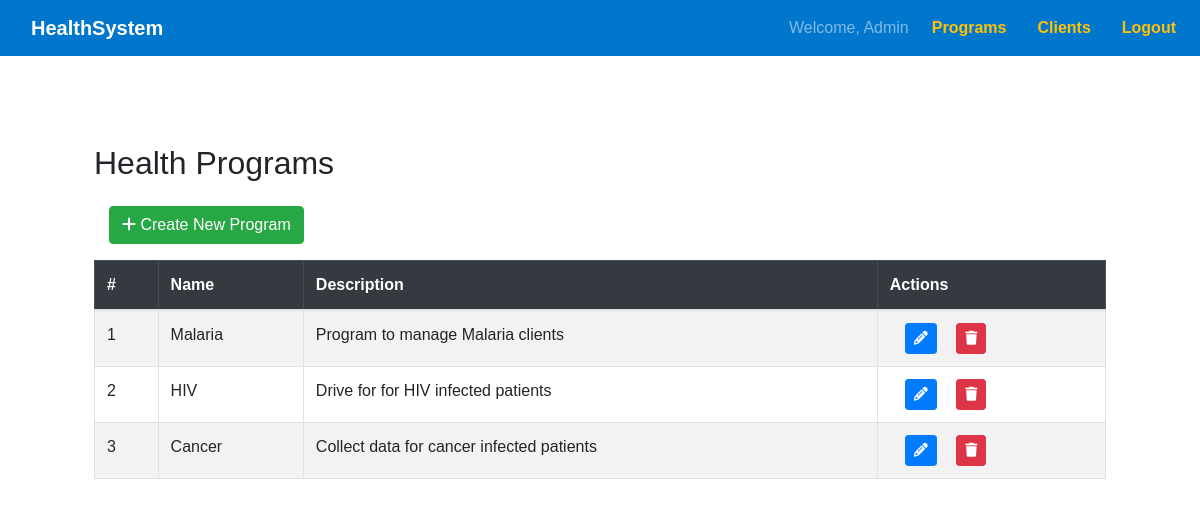
Before: /home (signed in) with the older database file.
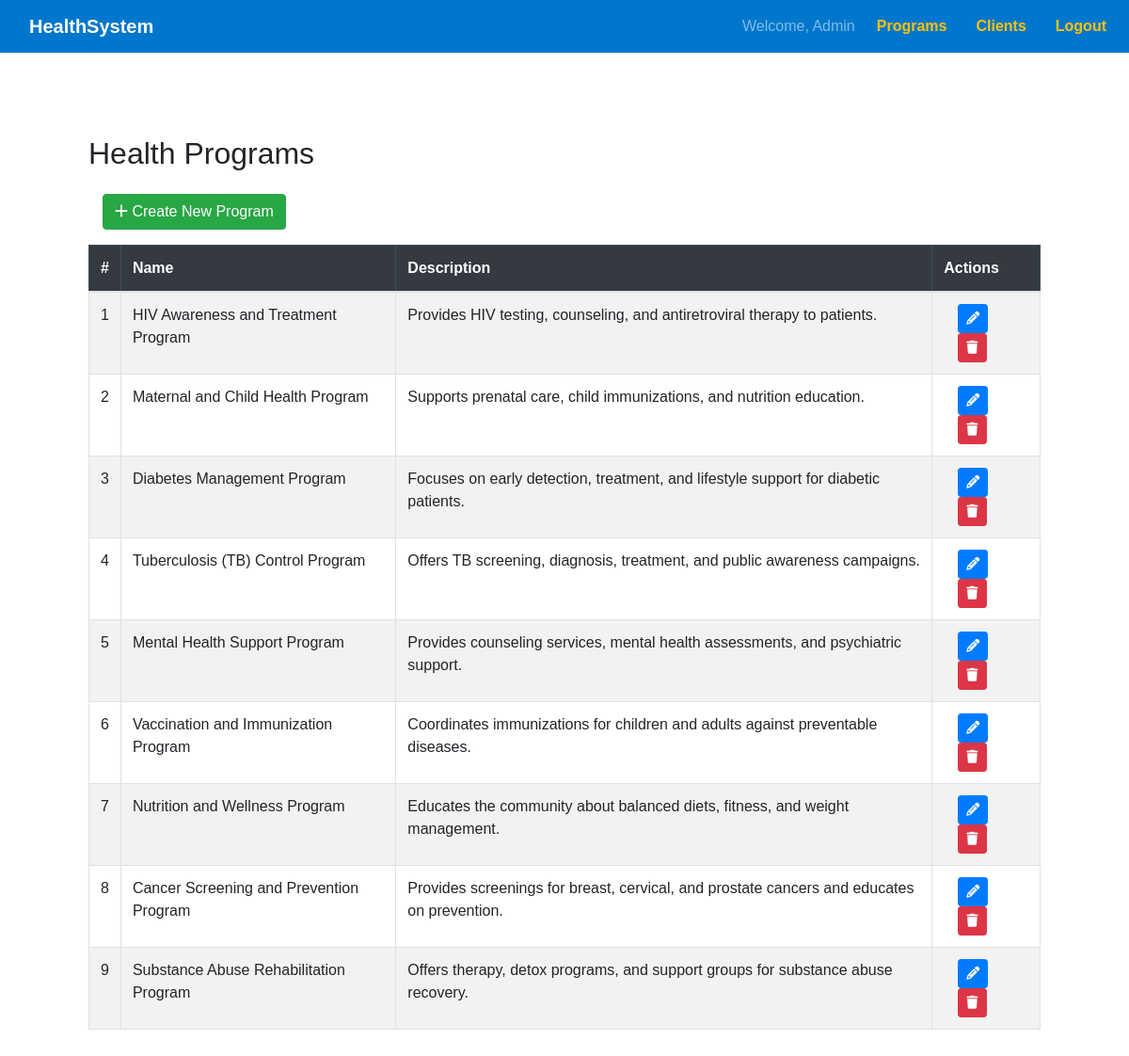
After: the same page with the newer database file.
### health/models.py (models this page shows, shortened)
class HealthProgram(models.Model):
    name = models.CharField(max_length=100, unique=True)
    description = models.TextField(blank=True)
    created_at = models.DateTimeField(auto_now_add=True)

### health/views.py (the view)
# urls.py: path('home', views.program_list, name='program_list'),
@login_required
def program_list(request):
    programs = HealthProgram.objects.all()
    return render(request, 'program_list.html', {'programs': programs})

### health/templates/program_list.html
{% extends 'base.html' %}
{% block content %}
<div class="container mt-4">
    <h2 class="mb-4">Health Programs</h2>
    <a href="{% url 'create_program' %}" class="btn btn-success mb-3"><i class="fas fa-plus"></i> Create New Program</a>
    <table class="table table-striped table-bordered">
        <thead class="table-dark">
            <tr>
                <th>#</th>
                <th>Name</th>
                <th>Description</th>
                <th>Actions</th>
            </tr>
        </thead>
        <tbody>
            {% for program in programs %}
            <tr>
                <td>{{ forloop.counter }}</td>
                <td>{{ program.name }}</td>
                <td>{{ program.description }}</td>
                <td>
                    <a href="{% url 'edit_program' program.id %}" class="btn btn-sm btn-primary"><i class="fas fa-pencil"></i></a>
                    <a href="{% url 'delete_program' program.id %}" class="btn btn-sm btn-danger" onclick="return confirm('Are you sure you want to delete this program?')"><i class="fas fa-trash"></i></a>
                </td>
            </tr>
            {% empty %}
            <tr>
                <td colspan="3">No programs found.</td>
            </tr>
            {% endfor %}
        </tbody>
    </table>
</div>
{% endblock %}

### health/templates/base.html (shortened to what this page needs)
<!DOCTYPE html>
<html lang="en">
<head>
    <link href="https://stackpath.bootstrapcdn.com/bootstrap/4.5.2/css/bootstrap.min.css" rel="stylesheet">
    <link href="https://cdnjs.cloudflare.com/ajax/libs/font-awesome/6.4.2/css/all.min.css" rel="stylesheet">
</head>
<body>
    <nav class="navbar navbar-expand-lg navbar-dark">
        <a class="navbar-brand" href="#">HealthSystem</a>
        <div class="collapse navbar-collapse" id="navbarNav">
            <ul class="navbar-nav ml-auto">
                {% if user.is_authenticated %}
                    <li class="nav-item">
                        <span class="navbar-text">Welcome, {{ user.username|title }}</span>
                    </li>
                    <li class="nav-item">
                        <a class="nav-link text-warning" href="{% url 'program_list' %}">Programs</a>
                    </li>
                    <li class="nav-item">
                        <a class="nav-link text-warning" href="{% url "client_list" %}">Clients</a>
                    </li>
                    <li class="nav-item">
                        <a class="nav-link text-warning" href="{% url 'logout' %}">Logout</a>
                    </li>
                {% else %}
                    <li class="nav-item">
                        <a class="nav-link text-warning" href="{% url 'login' %}">Login</a>
                    </li>
                {% endif %}
            </ul>
        </div>
    </nav>
    <div class="container">
        {% block content %}{% endblock %}
    </div>
</body>
</html>

### health/templates/base.html (style rules this page uses)
body { font-family: Arial, sans-serif; margin: 0; }
.navbar { background-color: #0077cc; }
a { color: white; margin-left: 15px; text-decoration: none; font-weight: bold; }
.container { padding: 2em; }

Changed rows visible on the page:
removed HealthProgram: name "Malaria", description "Program to manage Malaria clients"
removed HealthProgram: name "HIV", description "Drive for for HIV infected patients"
removed HealthProgram: name "Cancer", description "Collect data for cancer infected patients"
added HealthProgram: name "HIV Awareness and Treatment Program", description "Provides HIV testing, counseling, and antiretroviral therapy to patients."
added HealthProgram: name "Maternal and Child Health Program", description "Supports prenatal care, child immunizations, and nutrition education."
added HealthProgram: name "Diabetes Management Program", description "Focuses on early detection, treatment, and lifestyle support for diabetic patients."
added HealthProgram: name "Tuberculosis (TB) Control Program", description "Offers TB screening, diagnosis, treatment, and public awareness campaigns."
added HealthProgram: name "Mental Health Support Program", description "Provides counseling services, mental health assessments, and psychiatric support."
added HealthProgram: name "Vaccination and Immunization Program", description "Coordinates immunizations for children and adults against preventable diseases."
added HealthProgram: name "Nutrition and Wellness Program", description "Educates the community about balanced diets, fitness, and weight management."
added HealthProgram: name "Cancer Screening and Prevention Program", description "Provides screenings for breast, cervical, and prostate cancers and educates on prevention."
added HealthProgram: name "Substance Abuse Rehabilitation Program", description "Offers therapy, detox programs, and support groups for substance abuse recovery."
